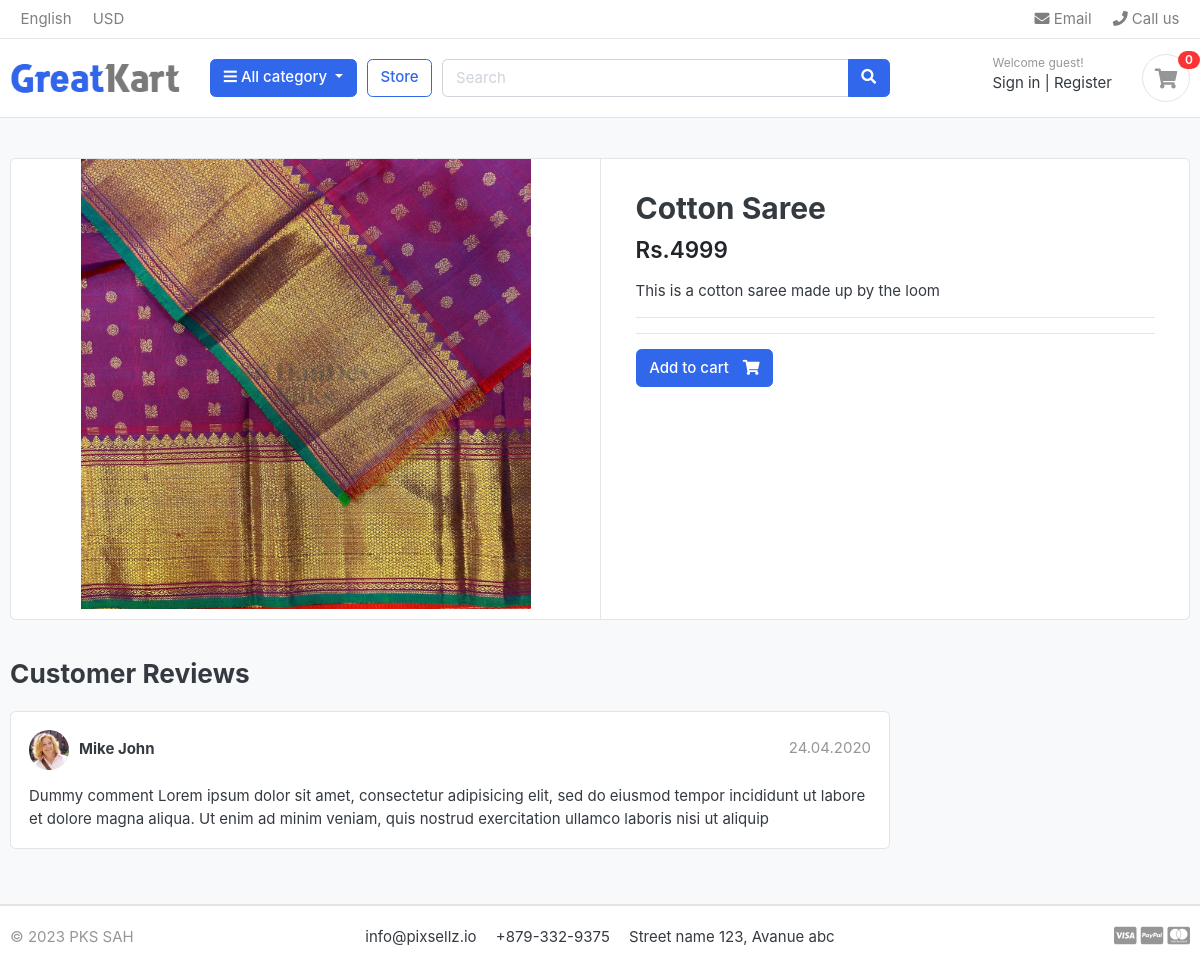
/store/sarees/cotton-saree/, run on the app's committed database.
### store/models.py (models this page shows, shortened)
class Product(models.Model):
    product_name = models.CharField(max_length=200, unique=True)
    slug = models.SlugField(max_length=200, unique=True)
    description = models.TextField(max_length=500, blank=True)
    price = models.IntegerField()
    images = models.ImageField(upload_to='photos/products')
    stock = models.IntegerField()
    is_available = models.BooleanField(default=True)
    category = models.ForeignKey(Category, on_delete=models.CASCADE)
    created_date = models.DateField(auto_now_add=True)
    modified_date = models.DateTimeField(auto_now=True)

### store/views.py (the view)
# urls.py: path('<slug:category_slug>/<slug:product_slug>/', views.product_detail, name='product_detail'),
def product_detail(request, category_slug, product_slug):
    try:
        single_product = Product.objects.get(category__slug=category_slug, slug=product_slug)
    except Exception as e:
        raise e
    context = {
        'single_product' : single_product,
    }
    return render(request, 'store/product_detail.html', context)

### category/context_processors.py (called while the page is built)
def menu_links(request):
    links = Category.objects.all()
    return dict(links=links)

### category/models.py (called while the page is built)
    def get_url(self):
        return reverse('product_by_category', args=[self.slug])

### templates/store/product_detail.html
{% extends 'base.html' %}
{% load static %}
{% block content %}
<section class="section-content padding-y bg">
    <div class="container">
    <div class="card">
        <div class="row no-gutters">
            <aside class="col-md-6">
    <article class="gallery-wrap">
        <div class="img-big-wrap">
           <a href="#"><img src="{{single_product.images.url}}"></a>
        </div>
    </article>
            </aside>
            <main class="col-md-6 border-left">
    <article class="content-body">
    <h2 class="title">{{ single_product.product_name }}</h2>
    <div class="mb-3">
        <var class="price h4">Rs.{{single_product.price}}</var>
    </div>
    <p>{{single_product.description}}</p>
    <hr>
        <hr>
        {% if single_product.stock <= 0 %}
           <h5 class="text-danger">Out of Stock</h5>
        {% else %}
            <a href="{% url 'add_cart' single_product.id %}" class="btn  btn-primary"> <span class="text">Add to cart</span> <i class="fas fa-shopping-cart"></i>  </a>
          {%endif%}
        </article>
            </main>
        </div>
    </div>
    <br>
    <div class="row">
                <div class="col-md-9">
        <header class="section-heading">
            <h3>Customer Reviews </h3>
        </header>
        <article class="box mb-3">
            <div class="icontext w-100">
                <img src="{% static './images/avatars/avatar1.jpg' %}" class="img-xs icon rounded-circle">
                <div class="text">
                    <span class="date text-muted float-md-right">24.04.2020 </span>
                    <h6 class="mb-1">Mike John </h6>
                </div>
            </div>
            <div class="mt-3">
                <p>
                    Dummy comment Lorem ipsum dolor sit amet, consectetur adipisicing elit, sed do eiusmod
                    tempor incididunt ut labore et dolore magna aliqua. Ut enim ad minim veniam,
                    quis nostrud exercitation ullamco laboris nisi ut aliquip
                </p>
            </div>
        </article>
        </div>
    </div>
    </div>
    </section>
{% endblock %}

### static/css/ui.css (style rules this page uses)
html { font-family: "Inter", sans-serif; font-size: 15px; }
.content-body { flex: 1 1 auto; padding: 2rem 2.3rem; }
.img-xs, .img-sm, .img-md, .img-lg { -o-object-fit: cover; object-fit: cover; flex-shrink: 0; flex-grow: 0; }
.img-xs { width: 40px; height: 40px; }
.padding-y { padding-top: 40px; padding-bottom: 40px; }
var { font-style: normal; }
article:after, .form-group:after { display: block; clear: both; content: ""; }
.bg { background-color: #f8f9fa; }
.section-heading { margin-bottom: 20px; margin-top: 15px; }
p:last-child { margin-bottom: 0; }
.btn .text + i { margin-left: 10px; }
.icontext { display: inline-flex; align-items: center; vertical-align: middle; }
.icontext .text { width: 100%; line-height: 1.2; }
.icontext .icon { position: relative; margin-right: 10px; flex-shrink: 0; flex-grow: 0; }
.price { font-weight: 600; color: #212529; }
.box { padding: 18px; background: #fff; border-radius: 0.37rem; border: 1px solid #e4e4e4; }
.box img { max-width: 100%; }
.gallery-wrap .img-big-wrap { margin-bottom: 10px; border-radius: 0.37rem; overflow: hidden; background-color: #fff; }
.gallery-wrap .img-big-wrap a { text-align: center; display: block; }
.gallery-wrap .img-big-wrap img { height: 450px; width: auto; display: inline-block; }

### data on the page
Product: images (picture), product_name "Cotton Saree", price "4999", description "This is a cotton saree made up by the loom"
